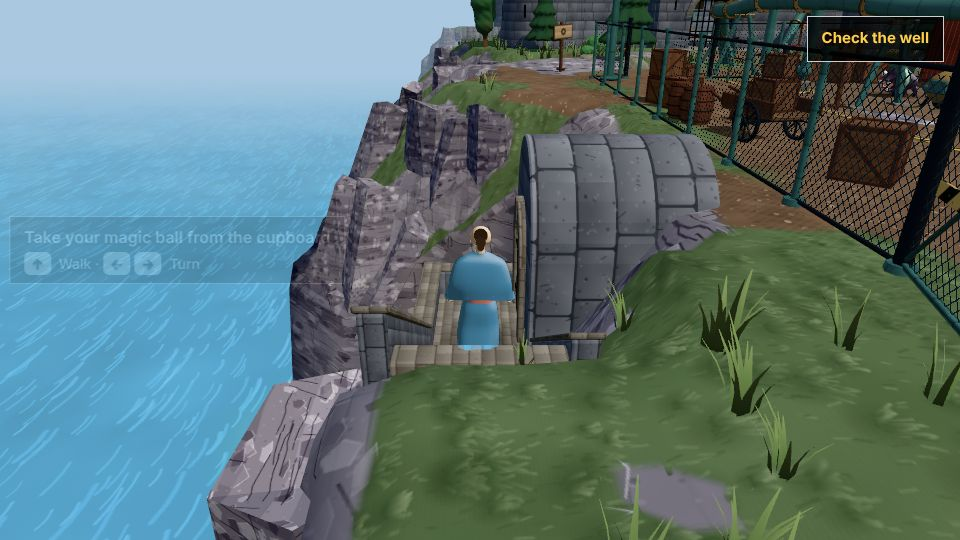
#> input picture lba3/captures/cave-stair/test-landing.jpg, 960 x 540 px
$ python pixdiff.py ../../../../captures/cave-stair/test-landing.jpg ../../../../captures/cave-stair/before-ov-east.jpg out.png
#> lines starting #> are read from the running program, lines starting #| are printed output that depends on the picture
# FIRST-BUILD: pixels that differ between two PNGs of the same size (any channel), the largest difference, and a
# difference mask (red where they differ) when a third path is given.   python3 pixdiff.py a.png b.png [mask.png]
import sys
from PIL import Image, ImageChops
a = Image.open(sys.argv[1]).convert('RGB'); b = Image.open(sys.argv[2]).convert('RGB')
#> further down, a is the input picture: PIL image 960x540 RGB; mean R, G, B 90.8, 115.8, 116.3
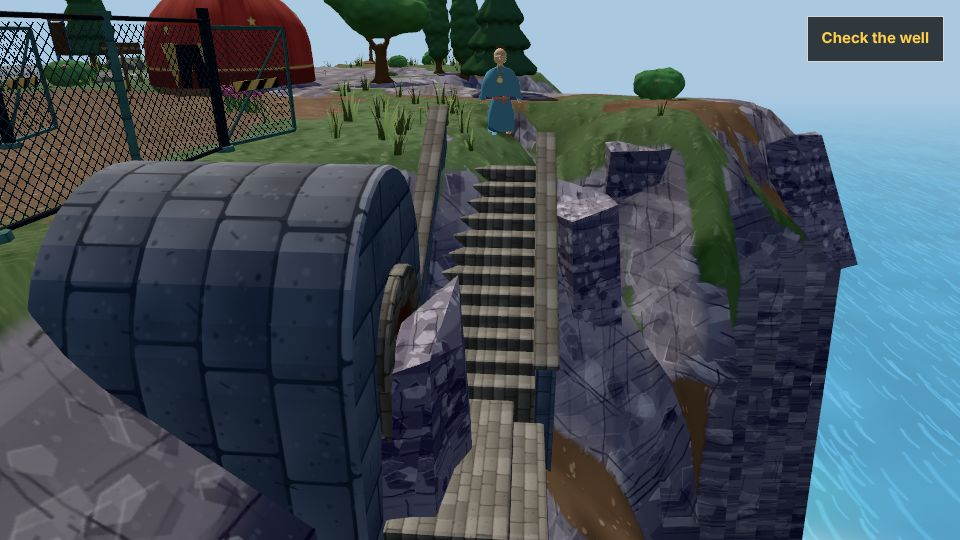
#> input picture lba3/captures/cave-stair/before-ov-east.jpg, 960 x 540 px
#> further down, b is the input picture: PIL image 960x540 RGB; mean R, G, B 72.6, 84.9, 94.7
if a.size != b.size: print('sizes differ', a.size, b.size); sys.exit(1)
d = ImageChops.difference(a, b)
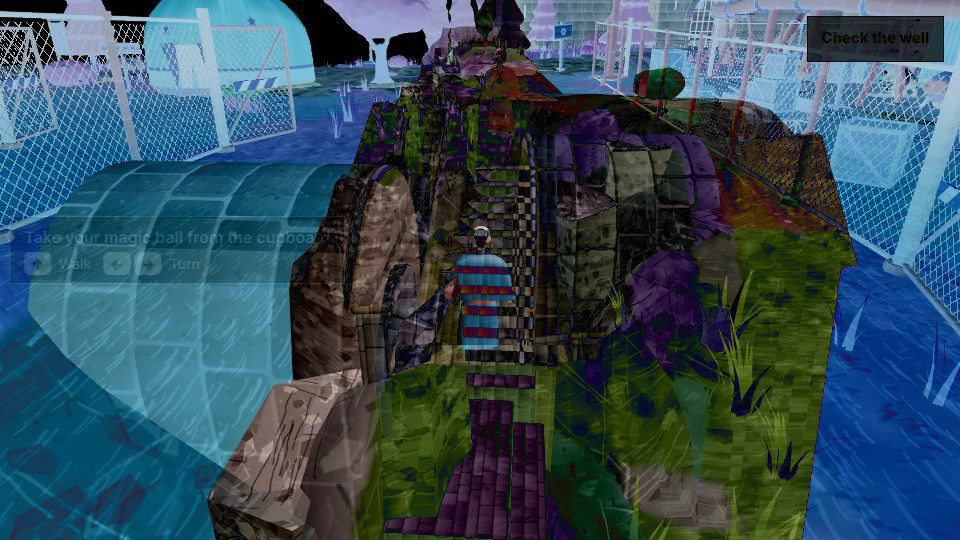
#> d: PIL image 960x540 RGB; mean R, G, B 51.6, 77.6, 90.7
px = d.load(); w, h = d.size; n = 0; mx = 0
#> after `w, h = d.size`: w = 960; h = 540
mask = Image.new('RGB', d.size) if len(sys.argv) > 3 else None
#> mask: PIL image 960x540 RGB; every value is 0
for y in range(h):
    for x in range(w):
        p = px[x, y]; m = max(p)
        if m:
            n += 1; mx = max(mx, m)
            if mask: mask.putpixel((x, y), (255, 0, 0))
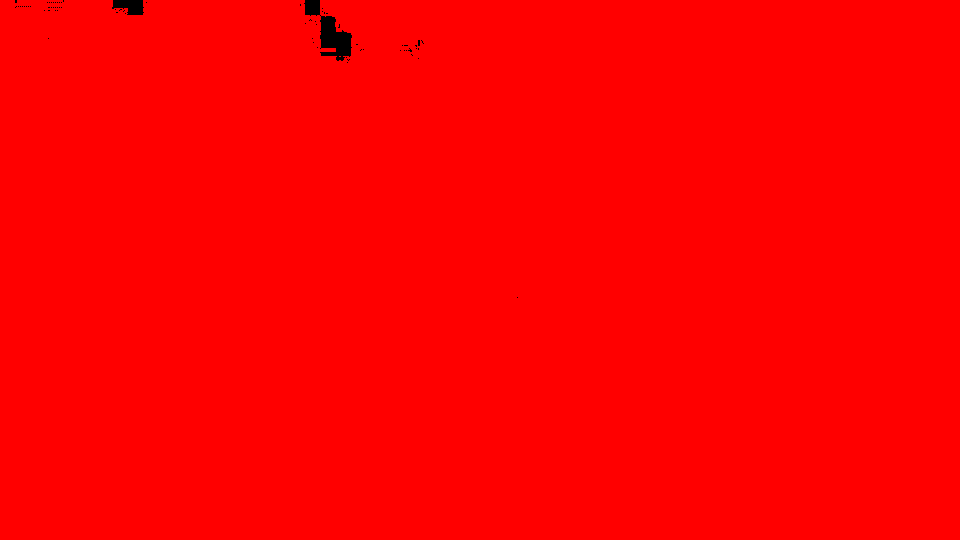
#> mask: PIL image 960x540 RGB; mean R, G, B 254.2, 0, 0
#> after the loop, n = 516761
print(f'{n} of {w * h} pixels differ ({100 * n / (w * h):.3f} %), largest difference {mx}')
#| 516761 of 518400 pixels differ (99.684 %), largest difference 238
# EXCLUDE='x0,y0,x1,y1;…' (env): also the count outside those boxes (the animated people, which differ between two runs
# of the same build: their animation follows the clock)
import os
if os.environ.get('EXCLUDE'):
    boxes = [tuple(int(v) for v in b.split(',')) for b in os.environ['EXCLUDE'].split(';')]
    out = sum(1 for y in range(h) for x in range(w) if max(px[x, y]) and not any(b[0] <= x <= b[2] and b[1] <= y <= b[3] for b in boxes))
    print(f'outside the excluded boxes {boxes}: {out} pixels differ')
if mask: mask.save(sys.argv[3])
